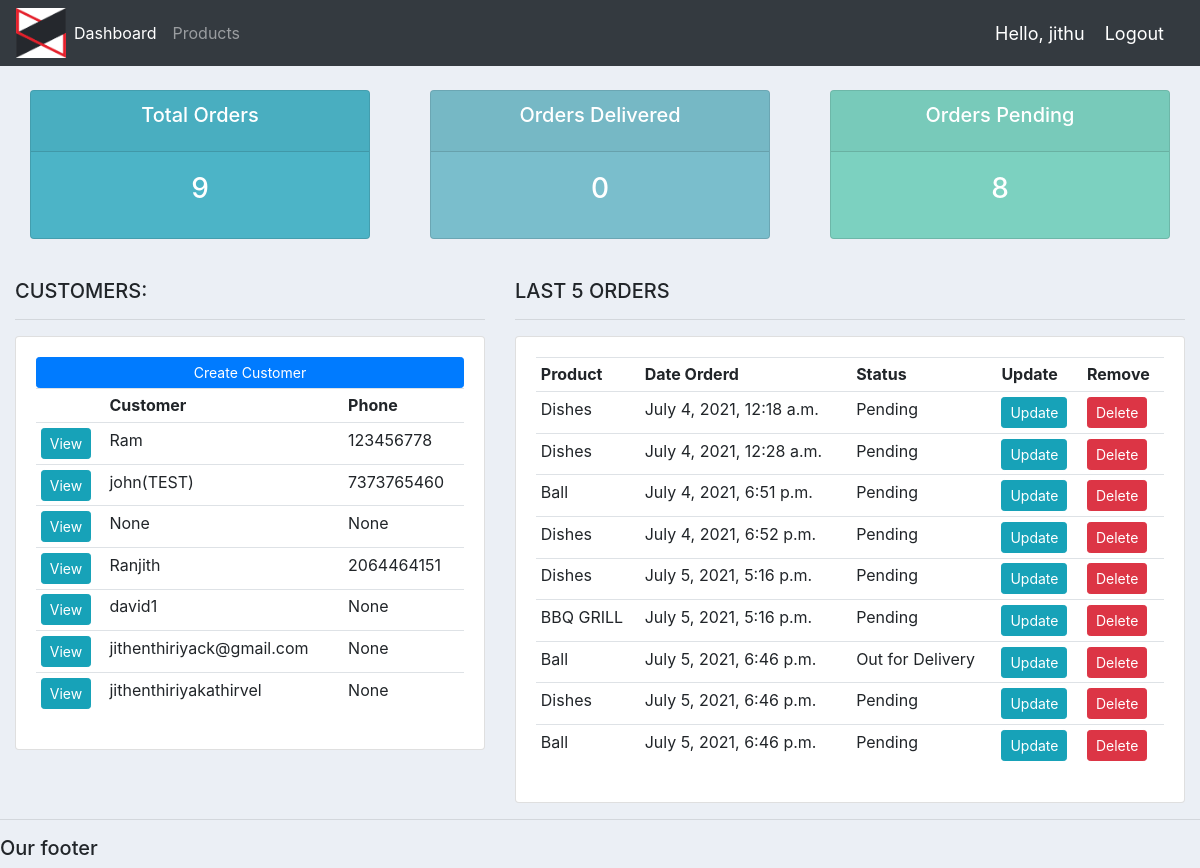
The app's page / (signed in) with its own data.
### accounts/models.py (models this page shows, shortened)
class Customer(models.Model):
	user = models.OneToOneField(User,null=True,blank=True,  on_delete=models.CASCADE)
	name = models.CharField(max_length=200, null=True)
	phone = models.CharField(max_length=200, null=True)
	email = models.CharField(max_length=200, null=True)
	profile_pic = models.ImageField(default="logo.png",null=True, blank=True)
	date_created = models.DateTimeField(auto_now_add=True, null=True)

class Order(models.Model):
	STATUS = (
			('Pending', 'Pending'),
			('Out for delivery', 'Out for delivery'),
			('Delivered', 'Delivered'),
			)
	customer = models.ForeignKey(Customer, null=True, on_delete= models.SET_NULL)
	product = models.ForeignKey(Product, null=True, on_delete= models.SET_NULL)
	date_created = models.DateTimeField(auto_now_add=True, null=True)
	status = models.CharField(max_length=200, null=True, choices=STATUS)
	note = models.CharField(max_length=1000, null=True)

class Product(models.Model):
	CATEGORY = (
			('Indoor', 'Indoor'),
			('Out Door', 'Out Door'),
			)
	name = models.CharField(max_length=200, null=True)
	price = models.FloatField(null=True)
	category = models.CharField(max_length=200, null=True, choices=CATEGORY)
	description = models.CharField(max_length=200, null=True, blank=True)
	date_created = models.DateTimeField(auto_now_add=True, null=True)
	tags = models.ManyToManyField(Tag)
	def __str__(self):
		return self.name

### accounts/decorators.py (the view)
    def wrapper_function(request, *args, **kwargs):
        group = None
        if request.user.groups.exists():
            group = request.user.groups.all()[0].name
        if group == 'customer':
            return redirect('user-page')
        elif group == 'admin':
            return view_func(request, *args, **kwargs)
        else:
            return HttpResponse("Authorised")

### accounts/views.py (called while the page is built)
@login_required(login_url='login')
@admin_only
def home(request):
	orders = Order.objects.all()
	customers = Customer.objects.all()
	total_customers = customers.count()
	total_orders = orders.count()
	delivered = orders.filter(status='Delivered').count()
	pending = orders.filter(status='Pending').count()
	context = {'orders':orders, 'customers':customers,
	'total_orders':total_orders,'delivered':delivered,
	'pending':pending }
	return render(request, 'accounts/dashboard.html', context)

### accounts/templates/accounts/dashboard.html
{%  extends 'accounts/main.html' %}
{% block content %}
{%  include 'accounts/status.html' %}
<br>
<div class="row">
	<div class="col-md-5">
		<h5>CUSTOMERS:</h5>
		<hr>
		<div class="card card-body">
			<a class="btn btn-primary  btn-sm btn-block" href="">Create Customer</a>
			<table class="table table-sm">
				<tr>
					<th></th>
					<th>Customer</th>
					<th>Phone</th>
				</tr>
				{% for customer in customers %}
					<tr>
						<td><a class="btn btn-sm btn-info" href="{% url 'customer' customer.id %}">View</a></td>
						<td>{{customer.name}}</td>
						<td>{{customer.phone}}</td>
					</tr>
				{% endfor %}
			</table>
		</div>
	</div>
	<div class="col-md-7">
		<h5>LAST 5 ORDERS</h5>
		<hr>
		<div class="card card-body">
			<table class="table table-sm">
				<tr>
					<th>Product</th>
					<th>Date Orderd</th>
					<th>Status</th>
					<th>Update</th>
					<th>Remove</th>
				</tr>
				{% for order in orders %}
					<tr>
						<td>{{order.product}}</td>
						<td>{{order.date_created}}</td>
						<td>{{order.status}}</td>
						<td><a class="btn btn-sm btn-info" href="{% url 'update_order' order.id %}">Update</a></td>
						<td><a class="btn btn-sm btn-danger" href="{% url 'delete_order' order.id %}">Delete</a></td>
					</tr>
				{% endfor %}
			</table>
		</div>
	</div>
</div>
{% endblock %}

### accounts/templates/accounts/navbar.html (shortened to what this page needs)
{% load static %}
<nav class="navbar navbar-expand-lg navbar-dark bg-dark">
 <img src="{% static 'images/logo.png' %}" height="50px" width="50px">
  <div class="collapse navbar-collapse" id="navbarNav">
    <ul class="navbar-nav">
        {% if request.user.is_staff %}
      <li class="nav-item active">
        <a class="nav-link" href="{% url 'home' %}">Dashboard</a>
      </li>
      <li class="nav-item">
        <a class="nav-link" href="{% url 'products' %}">Products</a>
      </li>
            {% else %}
            <li class="nav-item">
        <a class="nav-link" href="{% url 'account' %}">Settings</a>
      </li>
        {% endif %}
    </ul>
  </div>
  <span class="hello-msg">Hello, {{request.user}}</span>
  <span ><a  class="hello-msg" href="{% url 'logout' %}">Logout</a></span>
</nav>

### static/css/main.css (style rules this page uses)
body { background-color: #ebeff5; }

### accounts/templates/accounts/navbar.html (style rules this page uses)
.hello-msg { font-size: 18px; color: #fff; margin-right: 20px; }

### records on screen
Customer: name "Ram", phone "123456778"
Customer: name "john(TEST)", phone "7373765460"
Customer: name "None", phone "None"
Customer: name "Ranjith", phone "2064464151"
Customer: name "david1", phone "None"
Customer: name "jithenthiriyack@gmail.com", phone "None"
Customer: name "jithenthiriyakathirvel", phone "None"
Order: product "Dishes", date_created "July 4, 2021, 12:18 a.m.", status "Pending"
Order: product "Dishes", date_created "July 4, 2021, 12:28 a.m.", status "Pending"
Order: product "Ball", date_created "July 4, 2021, 6:51 p.m.", status "Pending"
Order: product "Dishes", date_created "July 4, 2021, 6:52 p.m.", status "Pending"
Order: product "Dishes", date_created "July 5, 2021, 5:16 p.m.", status "Pending"
Order: product "BBQ GRILL", date_created "July 5, 2021, 5:16 p.m.", status "Pending"
Order: product "Ball", date_created "July 5, 2021, 6:46 p.m.", status "Out for Delivery"
Order: product "Dishes", date_created "July 5, 2021, 6:46 p.m.", status "Pending"
Order: product "Ball", date_created "July 5, 2021, 6:46 p.m.", status "Pending"

### other values on screen
{{ request.user }} "jithu"
{{ total_orders }} "9"
{{ delivered }} "0"
{{ pending }} "8"
